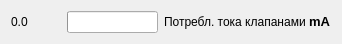
    <widget class="QWidget" name="layoutWidget_32">
     <property name="geometry">
      <rect>
       <x>10</x>
       <y>150</y>
       <width>327</width>
       <height>23</height>
      </rect>
     </property>
     <layout class="QHBoxLayout" name="horizontalLayout_38">
      <item>
       <widget class="QLabel" name="label_75">
        <property name="sizePolicy">
         <sizepolicy hsizetype="Fixed" vsizetype="Fixed">
          <horstretch>0</horstretch>
          <verstretch>0</verstretch>
         </sizepolicy>
        </property>
        <property name="minimumSize">
         <size>
          <width>50</width>
          <height>0</height>
         </size>
        </property>
        <property name="text">
         <string>0.0 </string>
        </property>
       </widget>
      </item>
      <item>
       <widget class="QProgressBar" name="progressBar_38">
        <property name="maximumSize">
         <size>
          <width>108</width>
          <height>16777215</height>
         </size>
        </property>
        <property name="statusTip">
         <string/>
        </property>
        <property name="whatsThis">
         <string notr="true"/>
        </property>
        <property name="value">
         <number>0</number>
        </property>
        <property name="textVisible">
         <bool>false</bool>
        </property>
       </widget>
      </item>
      <item>
       <widget class="QLabel" name="label_76">
        <property name="text">
         <string>&lt;html&gt;&lt;head/&gt;&lt;body&gt;&lt;p&gt;Потребл. тока клапанами &lt;span style=&quot; font-size:10pt; font-weight:600;&quot;&gt;mA&lt;/span&gt;&lt;/p&gt;&lt;/body&gt;&lt;/html&gt;</string>
        </property>
       </widget>
      </item>
     </layout>
    </widget>
